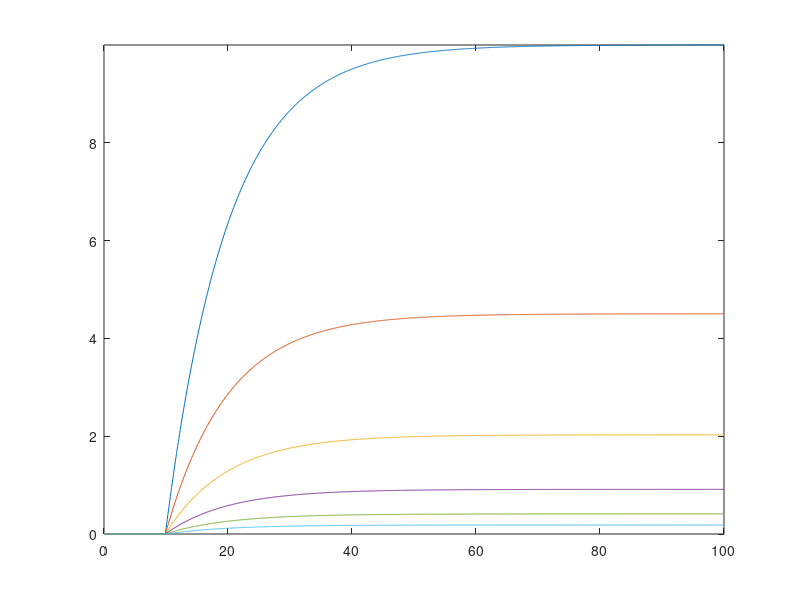

This figure's MATLAB source: (Note: this script raises an error after producing the figure.)

%% %%%%%%%%%%%%%%%%%%%%%%%%%%%%%%%%%%%%%%%%%%%%%%%%%%%%%%%%%%%%%%%%%%%%%%%
% Neural Signals BMES-477/710
% Lab 2: Passive membrane properties
% Section 2: Axial Resistance
% Updated: C.von Reyn,PhD 01/2018
% Instructions: Modify parameter values as indicated in the lab handout,
% and answer questions accordingly!
%% %%%%%%%%%%%%%%%%%%%%%%%%%%%%%%%%%%%%%%%%%%%%%%%%%%%%%%%%%%%%%%%%%%%%%%%

clear 

% x_init = 0; % Initial distance
rho = 10;   % resistivity in ohm-mm
a = 1;      % radius of the neural process (in mm)
area = pi*(a)^2;    % Cross-sectional area of process (mm^2)
ra = rho/area;      % axial resistance ohms/mm

Rm=10; %membrane resistance (ohms)
R_M = (4*pi*a^2)*Rm;  % specific membrane resistance (ohms mm^2)
rm = R_M/(2*pi*a); % resistance of a unit lenght of membrane (ohms mm)


lambda = sqrt(rm/ra);


% Define the stimulus
Imag = 1;  %current injected in Amps
C = 1;    % membrane capacitance in Farads
 
% Time of simulation
tstart = 0;
tstop = 100;
dt = 0.1;
time = tstart:dt:tstop;
% Length vector
% NOTE, when modifying X, always include x = 0 as the calculation
% below at different distances is based on the voltage at x = 0!
x = [0 2:2:10];  % default is to record every 2 mm for 10mm 


% Initialize voltage
V = zeros(length(x),1);

inc=1;
for i = 2:length(time)
    if time(i)<10
        I = 0;
    else
        I = Imag; inc = inc+1;
    end
    V(1,i) = Rm*(1 - exp(-time(inc)/(Rm*C)))*I;
    for j = 1:length(x)
        V(j,i) = V(1,i)*exp(-x(j)/lambda);
    end
end
% %  
figure(46)
for j = 1:length(x)
    plot(time,V(j,:))
    hold on
end
axis tight
legend(string(x'))
ylabel('Membrane Voltage (V)');
xlabel('Time (s)')


